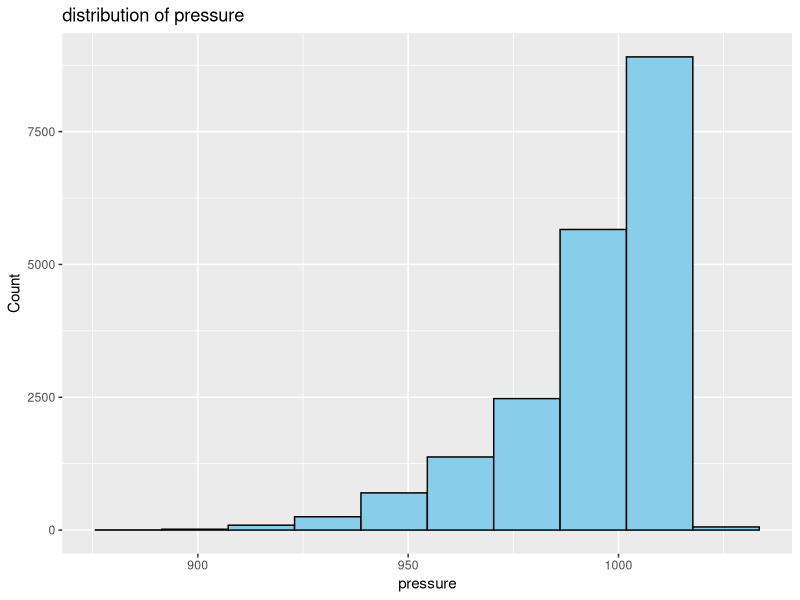
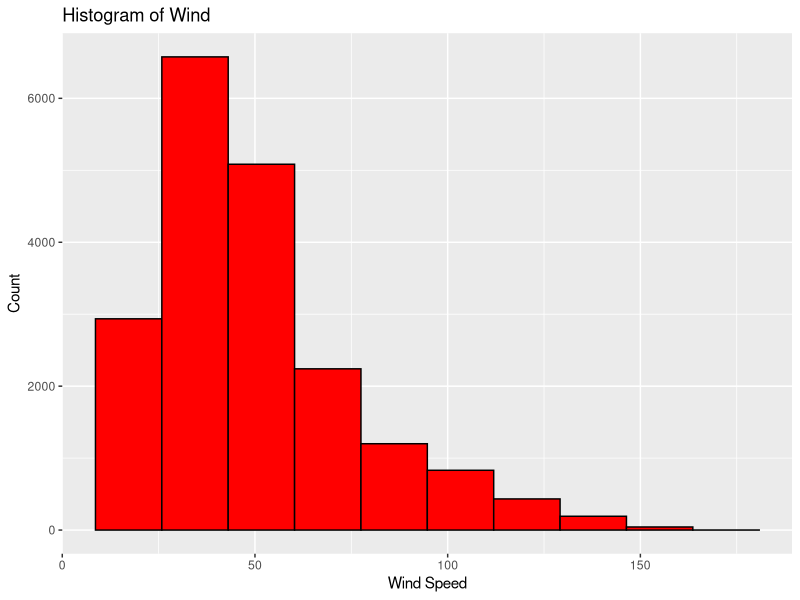
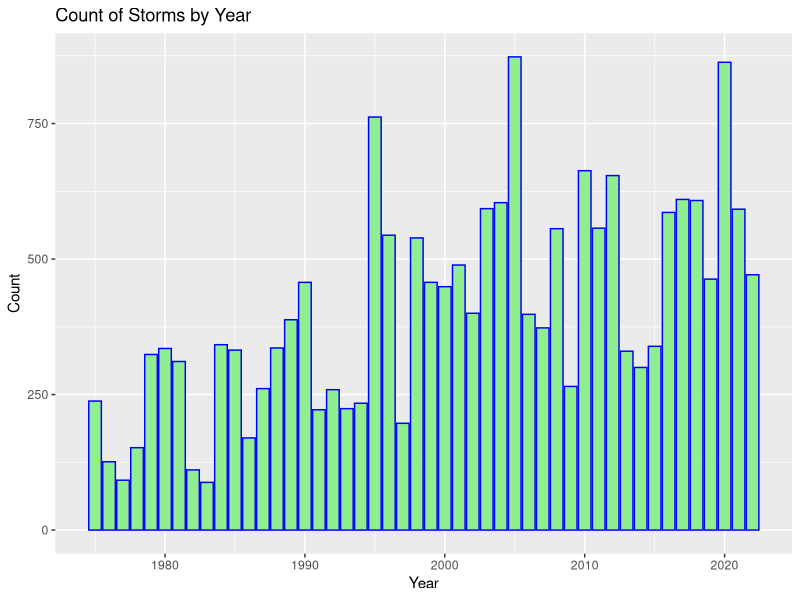
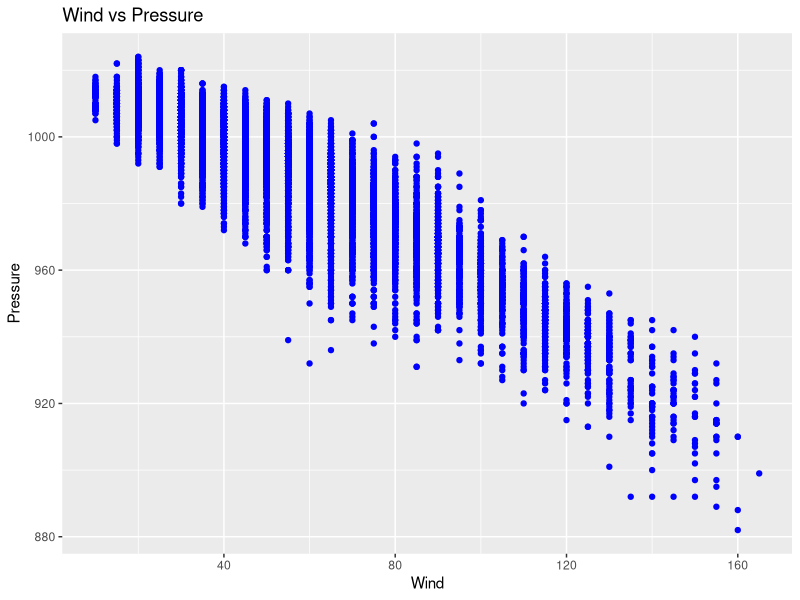
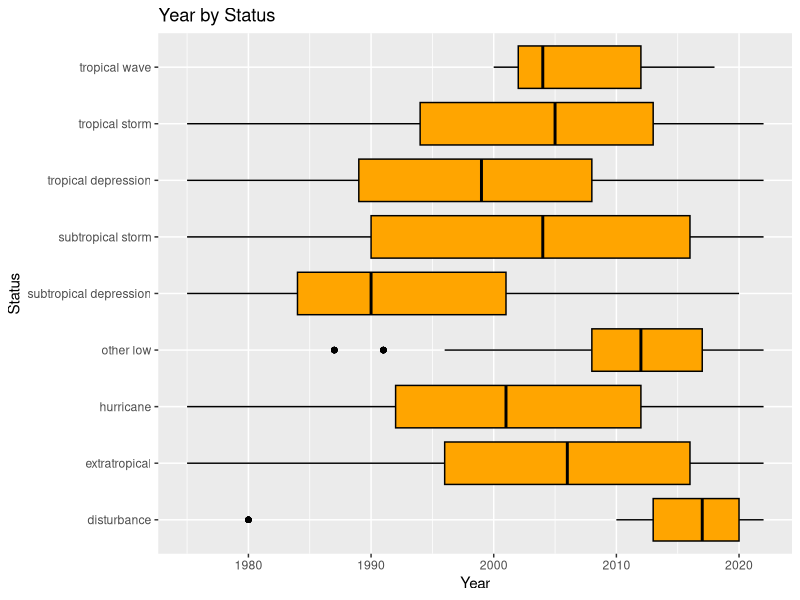
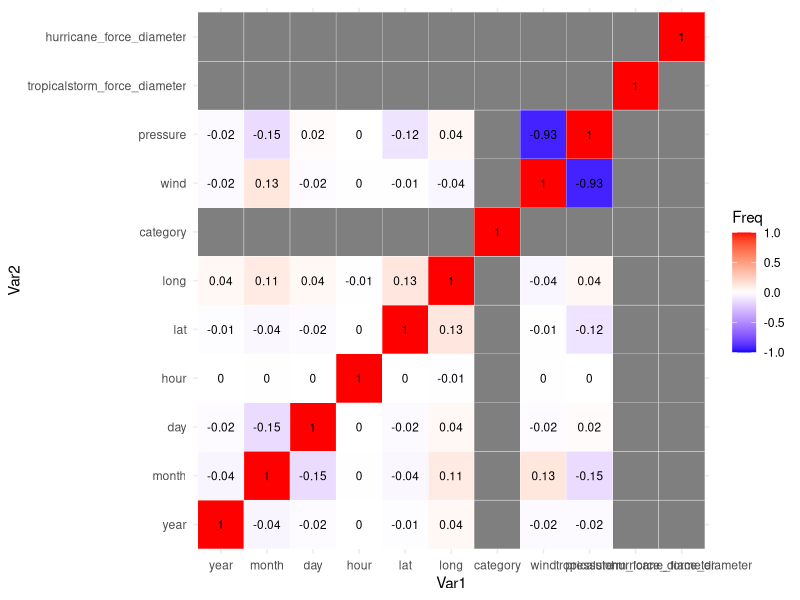

These charts were generated, in order, by the following R code:
data("storms")
library(tidyverse)
data <- storms
head(data)
str(data)
summary(data)
sapply(data, function(x) sum(is.na(x)))
ata<- data %>%
  mutate(lat=factor(lat), long=factor(long), category=factor(category))
str(data)  
ggplot(data, aes(x=pressure))+ geom_histogram(bins=10, fill='skyblue', color='black')+ labs(title="distribution of pressure", x="pressure", y="Count")
ggplot(data, aes(x=wind))+geom_histogram(bins=10, fill='red', color='black')+labs(title="Histogram of Wind", x="Wind Speed", y="Count")
ggplot(data, aes(x=year))+ geom_bar(fill="lightgreen", color="blue")+ labs(title="Count of Storms by Year", x="Year", y="Count")
ggplot(data, aes(x=wind, y=pressure))+ geom_point(color="blue")+ labs(title="Wind vs Pressure", x="Wind", y="Pressure")
ggplot(data, aes(x=year, y=status))+ geom_boxplot(fill="orange", color="black")+ labs(title="Year by Status", x="Year", y="Status")
cor_matrix<-cor(data %>% select_if(is.numeric))
print(cor_matrix)
ggplot(data=as.data.frame(as.table(cor_matrix)), aes(Var1, Var2, fill=Freq))+ geom_tile(color="white")+ scale_fill_gradient2(low="blue", high="red", mid="white", midpoint=0, limit=c(-1,1))+geom_text(aes(label=round(Freq,2)), color ="black", size=3)+ theme_minimal()
